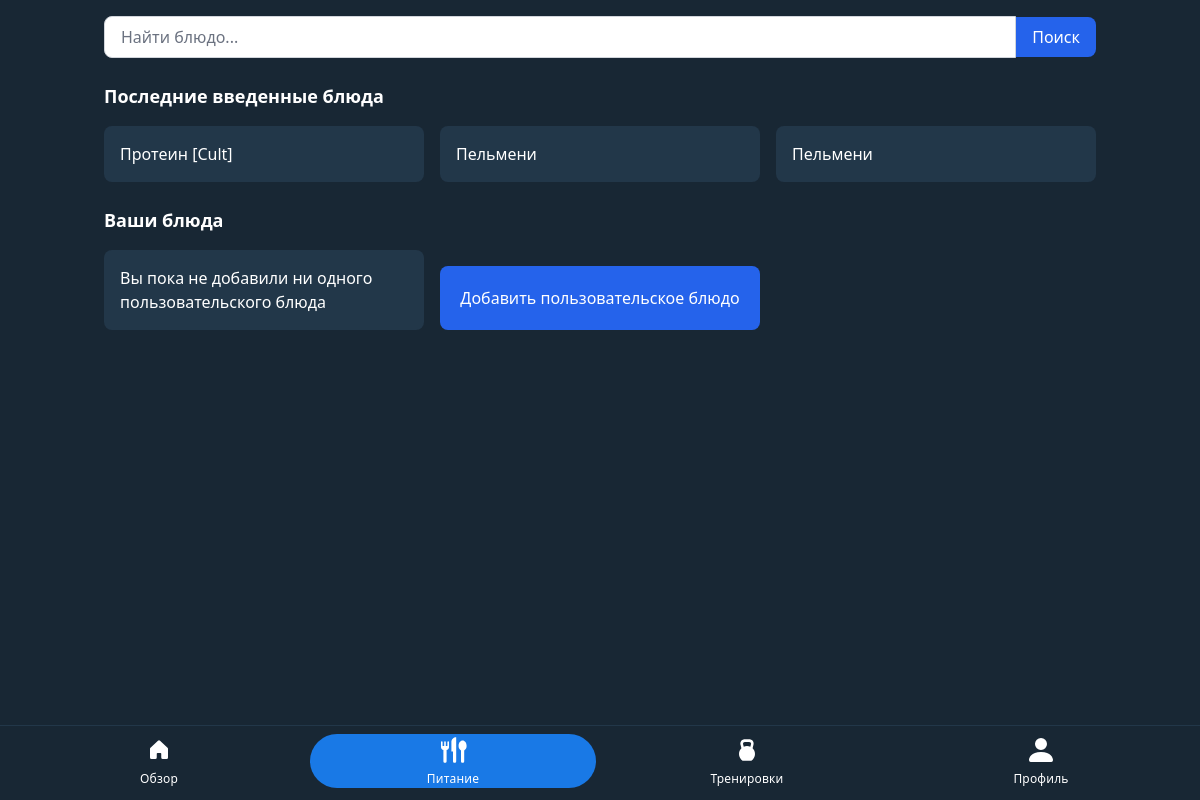
The page /add_meal (signed in) on the database its author committed.
### main/models.py (models this page shows, shortened)
class MealLog(models.Model):
    user = models.ForeignKey(User, on_delete=models.CASCADE, related_name='meal_logs')
    meal_name = models.CharField(max_length=255)
    quantity = models.FloatField()
    meal_nutrition = models.CharField(max_length=50)
    log_date = models.DateField(default=timezone.now)
    class Meta:
        ordering = ['-log_date']
        verbose_name = 'Meal Log'
        verbose_name_plural = 'Meal Logs'

### main/views.py (the view)
# urls.py: path('add_meal', views.add_meal, name='add_meal'),
@login_required
def add_meal(request):
    recent_meals = MealLog.objects.filter(user=request.user)
    users_meals = UsersMeal.objects.filter(user=request.user)
    form = AddUsersMealForm()
    return render(request, 'main/add_meal.html', {'recent_meals': recent_meals, 'users_meals': users_meals, 'form': form})

### main/forms.py
class AddUsersMealForm(forms.ModelForm):
    class Meta:
        model = UsersMeal
        fields = ['name', 'proteins', 'carbohydrates', 'fats', 'calories']

### main/templates/main/add_meal.html (shortened to what this page needs)
{% extends 'main/layout.html' %}
{% block content %}
<div class="container mx-auto p-4">
    <form method="GET" action="{% url 'search' %}" class="mb-6">
        <div class="flex items-center">
          <input type="text" name="query" class="w-full px-4 py-2 text-gray-700 bg-white border border-gray-300 rounded-l-lg focus:outline-none focus:border-blue-500" placeholder="Найти блюдо...">
          <button type="submit" class="px-4 py-2 text-white bg-blue-600 rounded-r-lg hover:bg-blue-700 focus:outline-none">Поиск</button>
        </div>
    </form>
    <div class="mb-6">
      <h2 class="text-lg font-semibold text-white mb-4">Последние введенные блюда</h2>
      <div class="grid grid-cols-1 md:grid-cols-2 lg:grid-cols-3 gap-4">
        {% if recent_meals %}
        {% for recent_meal in recent_meals %}
        <div class="p-4 bg-[#223749] rounded-lg text-white">{{ recent_meal.meal_name }}</div>
        {% endfor %}
        {% else %}
        <div class="p-4 bg-[#223749] rounded-lg text-white">Вы пока не добавили ни одного блюда</div>
        {% endif %}
      </div>
    </div>
    <div>
      <h2 class="text-lg font-semibold text-white mb-4">Ваши блюда</h2>
      <div class="grid grid-cols-1 md:grid-cols-2 lg:grid-cols-3 gap-4">
        {% if users_meals %}
        {% for users_meal in users_meals %}
        <div class="meal-item">
        <div class="p-4 bg-[#223749] rounded-lg text-white relative meal-item">
          <span class="meal-name">{{ users_meal.name }}</span>
          <button style="margin-top:1vh" class="absolute top-2 right-2 text-white delete-meal">
            <svg class="w-5 h-5" fill="none" stroke="currentColor" viewBox="0 0 24 24" xmlns="http://www.w3.org/2000/svg">
              <path stroke-linecap="round" stroke-linejoin="round" stroke-width="2" d="M6 18L18 6M6 6l12 12"></path>
            </svg>
          </button>
          <button style="margin-right: 5vh; margin-top: 0vh" class="border absolute top-2 right-2 text-red-500 hover:text-red-700 log-meal-btn">
            <svg class="w-80 h-9" fill="none" stroke="currentColor" viewBox="0 0 0 0" xmlns="http://www.w3.org/2000/svg">
              <path stroke-linecap="round" stroke-linejoin="round" stroke-width="2" d="M6 18L18 6M6 6l12 12"></path>
            </svg>
          </button>
        </div>
      </div>
        {% endfor %}
        {% else %}
        <div class="p-4 bg-[#223749] rounded-lg text-white">Вы пока не добавили ни одного пользовательского блюда</div>
        {% endif %}
        <button id="openModalButton" class="inline-block mt-4 px-4 py-2 text-white bg-blue-600 rounded-lg hover:bg-blue-700 focus:outline-none">
          Добавить пользовательское блюдо
        </button>
      </div>
    </div>
  </div>
{% endblock %}

### rows shown on the page
MealLog: meal_name "Протеин [Cult]"
MealLog: meal_name "Пельмени"
MealLog: meal_name "Пельмени"
